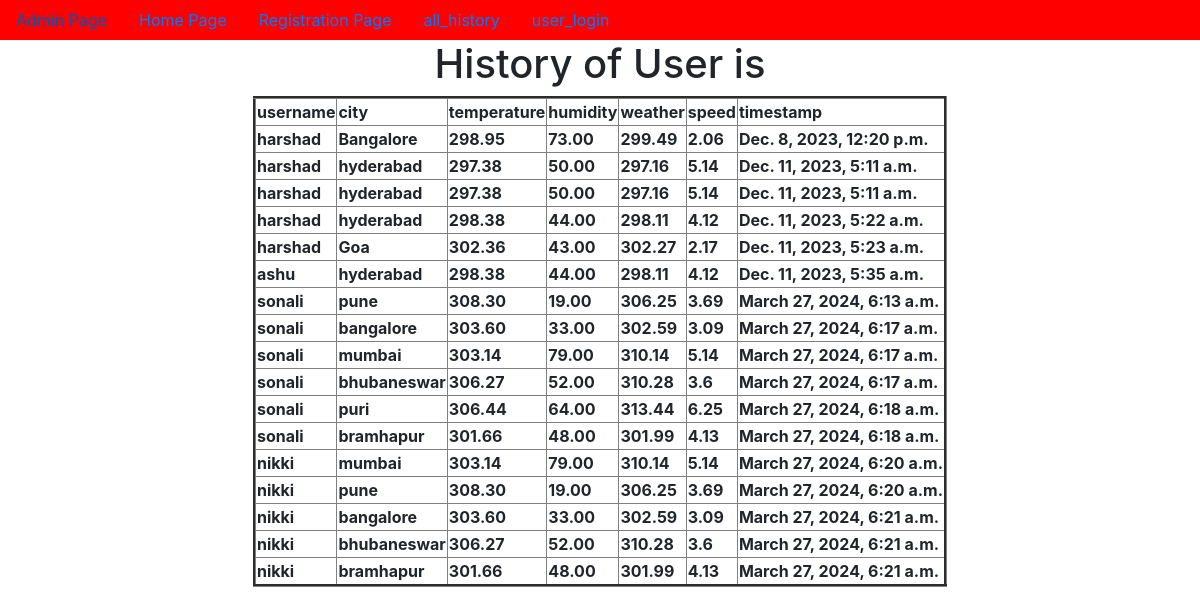
The app's page /all_history/ with its own data.
### app/models.py (models this page shows, shortened)
class WeatherData(models.Model):
    username=models.ForeignKey(User,on_delete=models.CASCADE,default=0)
    city = models.CharField(max_length=100)
    temperature = models.DecimalField(max_digits=5, decimal_places=2)
    humidity = models.DecimalField(max_digits=5, decimal_places=2)
    weather=models.CharField(max_length=10,default=0)
    speed=models.CharField(max_length=10,default=0)
    timestamp = models.DateTimeField(auto_now_add=True)

### app/views.py (the view)
# urls.py: path('all_history/',all_history,name='all_history'),
def all_history(request):
    LWO=WeatherData.objects.all()
    d={'LWO':LWO}
    return render(request,'user_history.html',d)

### templates/user_history.html (shortened to what this page needs)
{% extends 'dummy.html' %}
{% block body_block %}
<h1>History of User is </h1>
    <table border="3px">
        <tr><th>username</th>
            <th>city</th>
            <th>temperature</th>
            <th>humidity</th>
            <th>weather</th>
            <th>speed</th>
            <th>timestamp</th>
        </tr>
{% for obj in LWO %}
        <tr><th>{{obj.username}}</th>
            <th>{{obj.city}}</th>
            <th>{{obj.temperature}}</th>
            <th>{{obj.humidity}}</th>
            <th>{{obj.weather}}</th>
            <th>{{obj.speed}}</th>
            <th>{{obj.timestamp}}</th>
        </tr>
{% endfor %}
    </table>
{% endblock %}

### templates/dummy.html (shortened to what this page needs)
<!doctype html>
<html lang="en">
  <head>
    <link rel="stylesheet" href="https://cdn.jsdelivr.net/npm/bootstrap@4.6.2/dist/css/bootstrap.min.css">
  </head>
  <body>
    <center>
    <nav class="nav" style="background-color:red">
        <a href="{% url 'admin:index' %}" class="nav-link">Admin Page</a>
        <a href="{% url 'home' %}" class="nav-link">Home Page</a>
        <a href="{% url 'registration' %}" class="nav-link">Registration Page</a>
        <a href="{% url 'all_history' %}" class="nav-link">all_history</a>
        {% if user.is_authenticated %}
        <a href="{% url 'user_logout' %}" class="nav-link">user_logout</a>
        <a href="{% url 'profile_display' %}" class="nav-link">profile_display</a>
        <a href="{% url 'change_password' %}" class="nav-link">change_password</a>
        <a href="{% url 'search' %}" class="nav-link">search</a>
        <a href="{% url 'user_history' %}" class="nav-link">user_history</a>
        {% else %}
        <a href="{% url 'user_login' %}" class="nav-link">user_login</a>
        {% endif %}
      </nav>
{% block body_block %}
{% endblock %}
</center>
  </body>
</html>

### records on screen
WeatherData: username "harshad", city "Bangalore", temperature "298.95", humidity "73.00", weather "299.49", speed "2.06", timestamp "Dec. 8, 2023, 12:20 p.m."
WeatherData: username "harshad", city "hyderabad", temperature "297.38", humidity "50.00", weather "297.16", speed "5.14", timestamp "Dec. 11, 2023, 5:11 a.m."
WeatherData: username "harshad", city "hyderabad", temperature "297.38", humidity "50.00", weather "297.16", speed "5.14", timestamp "Dec. 11, 2023, 5:11 a.m."
WeatherData: username "harshad", city "hyderabad", temperature "298.38", humidity "44.00", weather "298.11", speed "4.12", timestamp "Dec. 11, 2023, 5:22 a.m."
WeatherData: username "harshad", city "Goa", temperature "302.36", humidity "43.00", weather "302.27", speed "2.17", timestamp "Dec. 11, 2023, 5:23 a.m."
WeatherData: username "ashu", city "hyderabad", temperature "298.38", humidity "44.00", weather "298.11", speed "4.12", timestamp "Dec. 11, 2023, 5:35 a.m."
WeatherData: username "sonali", city "pune", temperature "308.30", humidity "19.00", weather "306.25", speed "3.69", timestamp "March 27, 2024, 6:13 a.m."
WeatherData: username "sonali", city "bangalore", temperature "303.60", humidity "33.00", weather "302.59", speed "3.09", timestamp "March 27, 2024, 6:17 a.m."
WeatherData: username "sonali", city "mumbai", temperature "303.14", humidity "79.00", weather "310.14", speed "5.14", timestamp "March 27, 2024, 6:17 a.m."
WeatherData: username "sonali", city "bhubaneswar", temperature "306.27", humidity "52.00", weather "310.28", speed "3.6", timestamp "March 27, 2024, 6:17 a.m."
WeatherData: username "sonali", city "puri", temperature "306.44", humidity "64.00", weather "313.44", speed "6.25", timestamp "March 27, 2024, 6:18 a.m."
WeatherData: username "sonali", city "bramhapur", temperature "301.66", humidity "48.00", weather "301.99", speed "4.13", timestamp "March 27, 2024, 6:18 a.m."
WeatherData: username "nikki", city "mumbai", temperature "303.14", humidity "79.00", weather "310.14", speed "5.14", timestamp "March 27, 2024, 6:20 a.m."
WeatherData: username "nikki", city "pune", temperature "308.30", humidity "19.00", weather "306.25", speed "3.69", timestamp "March 27, 2024, 6:20 a.m."
WeatherData: username "nikki", city "bangalore", temperature "303.60", humidity "33.00", weather "302.59", speed "3.09", timestamp "March 27, 2024, 6:21 a.m."
WeatherData: username "nikki", city "bhubaneswar", temperature "306.27", humidity "52.00", weather "310.28", speed "3.6", timestamp "March 27, 2024, 6:21 a.m."
WeatherData: username "nikki", city "bramhapur", temperature "301.66", humidity "48.00", weather "301.99", speed "4.13", timestamp "March 27, 2024, 6:21 a.m."
